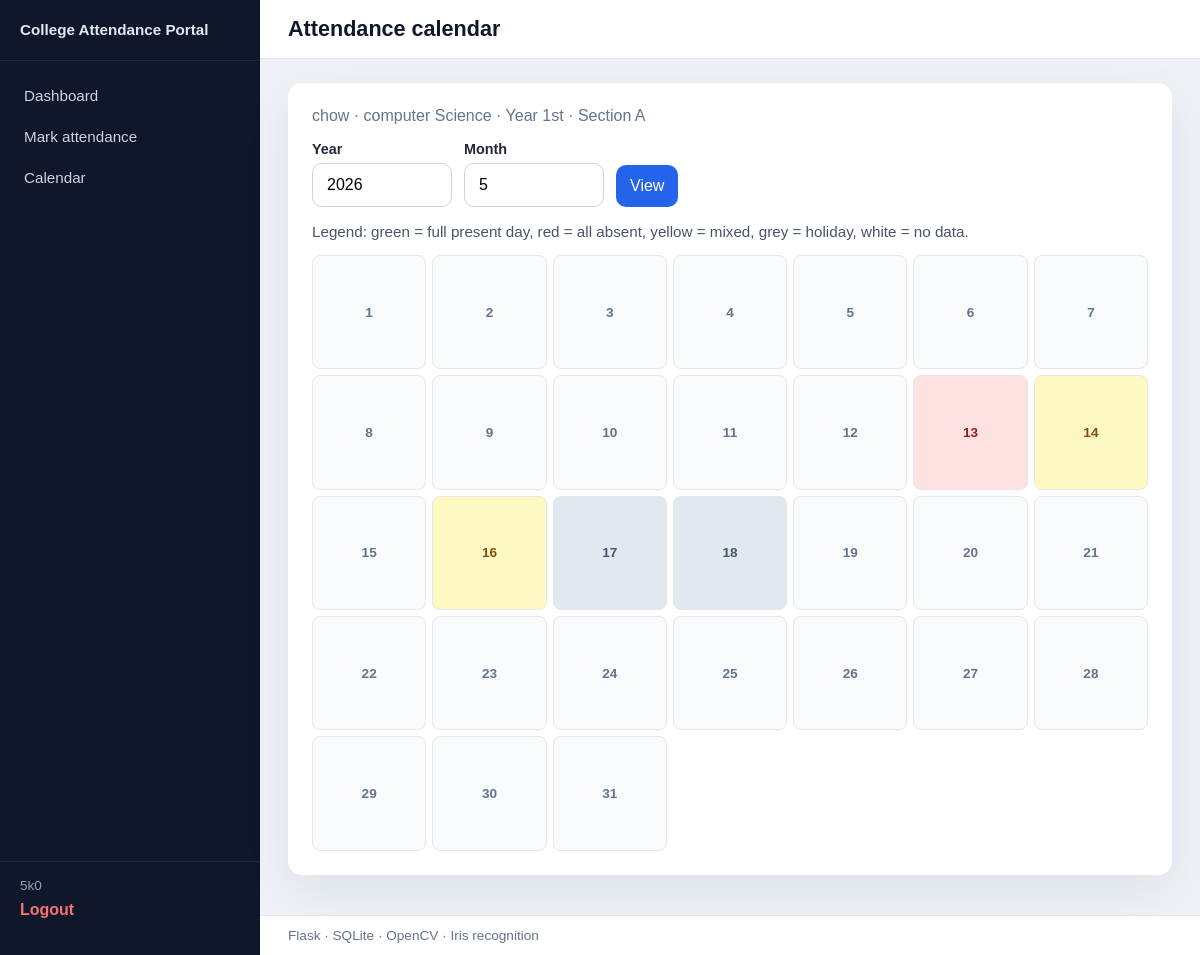
Page /calendar (signed in) on the committed database.
### tables this page shows
CREATE TABLE college_settings (
            key TEXT PRIMARY KEY,
            value TEXT NOT NULL
        );

CREATE TABLE students (
            student_id TEXT PRIMARY KEY,
            name TEXT NOT NULL,
            department_id INTEGER NOT NULL,
            branch_id INTEGER NOT NULL,
            section_id INTEGER NOT NULL, year TEXT NOT NULL DEFAULT '1st', username TEXT, password TEXT,
            FOREIGN KEY(department_id) REFERENCES departments(id),
            FOREIGN KEY(branch_id) REFERENCES branches(id),
            FOREIGN KEY(section_id) REFERENCES sections(id)
        );

CREATE TABLE branches (
            id INTEGER PRIMARY KEY AUTOINCREMENT,
            department_id INTEGER NOT NULL,
            name TEXT NOT NULL,
            FOREIGN KEY(department_id) REFERENCES departments(id),
            UNIQUE(department_id, name)
        );

CREATE TABLE sections (
            id INTEGER PRIMARY KEY AUTOINCREMENT,
            branch_id INTEGER NOT NULL,
            name TEXT NOT NULL,
            FOREIGN KEY(branch_id) REFERENCES branches(id),
            UNIQUE(branch_id, name)
        );

### app.py (the view)
@app.route("/calendar")
@student_required
def student_calendar():
    import calendar as calmod
    prof = student_profile(session["student_id"])
    year = request.args.get("year", type=int) or datetime.date.today().year
    month = request.args.get("month", type=int) or datetime.date.today().month
    conn = get_db_connection()
    flags = att.month_calendar_flags(conn, session["student_id"], year, month)
    conn.close()
    _, dim = calmod.monthrange(year, month)
    cells = []
    for day in range(1, dim + 1):
        iso = datetime.date(year, month, day).isoformat()
        cells.append({"day": day, "iso": iso, "flag": flags.get(iso, "none")})
    return render_template(
        "calendar.html",
        profile=prof,
        year=year,
        month=month,
        cells=cells,
    )

### app.py (called while the page is built)
def get_setting(key: str, default: str = "") -> str:
    conn = get_db_connection()
    row = conn.execute(
        "SELECT value FROM college_settings WHERE key = ?", (key,)
    ).fetchone()
    conn.close()
    return row["value"] if row else default

@app.context_processor
def inject_college():
    logo = get_setting("college_logo", "")
    logo_url = url_for("static", filename=logo) if logo else ""
    return {
        "college_name": get_setting("college_name", "College Attendance Portal"),
        "college_logo_url": logo_url,
    }

def student_required(view):
    @wraps(view)
    def wrapped(*args, **kwargs):
        if not session.get("login_id"):
            flash("Please log in to continue.")
            return redirect(url_for("login", next=request.path))
        if session.get("role") != "student":
            flash("You do not have permission to access that page.")
            return redirect(url_for("index"))
        return view(*args, **kwargs)
    return wrapped

def student_profile(student_id: str):
    conn = get_db_connection()
    row = conn.execute(
        """
        SELECT s.student_id, s.name, s.year, s.username,
               d.name AS dept_name, b.name AS branch_name, sec.name AS section_name,
               s.section_id
        FROM students s
        JOIN departments d ON d.id = s.department_id
        JOIN branches b ON b.id = s.branch_id
        JOIN sections sec ON sec.id = s.section_id
        WHERE s.student_id = ?
        """,
        (student_id,),
    ).fetchone()
    conn.close()
    return row

### attendance_service.py (called while the page is built)
def is_public_holiday(conn, iso_date: str) -> bool:
    row = conn.execute(
        "SELECT 1 FROM holidays WHERE date = ? LIMIT 1", (iso_date,)
    ).fetchone()
    return row is not None

def attendance_for_day(conn, student_id: str, iso_date: str) -> Dict[int, Any]:
    rows = conn.execute(
        """
        SELECT period, status, subject, attendance_type, marked_time
        FROM attendance
        WHERE student_id = ? AND date = ?
        """,
        (student_id, iso_date),
    ).fetchall()
    return {int(r["period"]): r for r in rows}

### database.py (called while the page is built)
def get_db_connection():
    conn = sqlite3.connect(
        str(DATABASE_PATH),
        timeout=30.0,
        check_same_thread=False,
    )
    conn.row_factory = sqlite3.Row
    conn.execute("PRAGMA foreign_keys = ON")
    conn.execute("PRAGMA busy_timeout = 30000")
    conn.execute("PRAGMA journal_mode = WAL")
    return conn

### templates/calendar.html (shortened to what this page needs)
{% extends 'base.html' %}
{% block heading %}Attendance calendar{% endblock %}
{% block content %}
<section class="page-section">
    <p class="muted">{{ profile['name'] }} · {{ profile['branch_name'] }} · Year {{ profile['year'] }} · Section {{ profile['section_name'] }}</p>
    <form method="get" class="filter-bar">
        <label>Year
            <input type="number" name="year" value="{{ year }}" min="2020" max="2035" />
        </label>
        <label>Month
            <input type="number" name="month" value="{{ month }}" min="1" max="12" />
        </label>
        <button type="submit" style="width:auto;">View</button>
    </form>
    <p class="hint">Legend: green = full present day, red = all absent, yellow = mixed, grey = holiday, white = no data.</p>
    <div class="cal-grid" style="margin-top:12px;">
        {% for c in cells %}
        <div class="cal-cell {{ c.flag }}" title="{{ c.iso }}">{{ c.day }}</div>
        {% endfor %}
    </div>
</section>
{% endblock %}

### templates/base.html (shortened to what this page needs)
<!DOCTYPE html>
<html lang="en">
<head>
    <link rel="stylesheet" href="{{ url_for('static', filename='css/style.css') }}" />
</head>
<body class="{% if session.get('login_id') %}app-shell{% endif %}">
{% if session.get('login_id') %}
<div class="layout-portal">
    <aside class="sidebar">
        <div class="sidebar-brand">
            <span class="sidebar-title">{{ college_name }}</span>
        </div>
        <nav class="sidebar-nav">
            {% if session.get('role') == 'admin' %}
                <a href="{{ url_for('admin_dashboard') }}">Dashboard</a>
                <a href="{{ url_for('add_department') }}">Departments</a>
                <a href="{{ url_for('add_branch') }}">Programs</a>
                <a href="{{ url_for('add_section') }}">Sections</a>
                <a href="{{ url_for('add_student') }}">Add student</a>
                <a href="{{ url_for('view_students') }}">Students</a>
                <a href="{{ url_for('admin_lecturers') }}">Lecturers</a>
                <a href="{{ url_for('admin_schedule') }}">Schedules</a>
                <a href="{{ url_for('admin_holidays') }}">Holidays</a>
                <a href="{{ url_for('admin_settings') }}">College settings</a>
                <a href="{{ url_for('admin_view_attendance') }}">Attendance</a>
                <a href="{{ url_for('admin_download') }}">Export CSV</a>
            {% elif session.get('role') in ('lecturer', 'teacher') %}
                <a href="{{ url_for('lecturer_dashboard') }}">Dashboard</a>
                <a href="{{ url_for('lecturer_edit_attendance') }}">Edit attendance</a>
            {% elif session.get('role') == 'student' %}
                <a href="{{ url_for('student_dashboard') }}">Dashboard</a>
                <a href="{{ url_for('student_attendance_page') }}">Mark attendance</a>
                <a href="{{ url_for('student_calendar') }}">Calendar</a>
            {% endif %}
        </nav>
        <div class="sidebar-footer">
            <span class="sidebar-user">{{ session.get('username') }}</span>
            <a href="{{ url_for('logout') }}" class="sidebar-logout">Logout</a>
        </div>
    </aside>
    <div class="layout-main">
        <header class="topbar">
            <h1 class="topbar-heading">{% block heading %}{% endblock %}</h1>
        </header>
        <div class="main-content">
{% endif %}
{% block content %}{% endblock %}
{% if session.get('login_id') %}
        </div>
        <footer class="site-footer-inner">Flask · SQLite · OpenCV · Iris recognition</footer>
    </div>
</div>
{% else %}
</main>
<footer class="site-footer">
    <div class="container">Flask · SQLite · OpenCV iris/eye recognition</div>
</footer>
{% endif %}
</body>
</html>

### static/css/style.css (style rules this page uses)
* { box-sizing: border-box; }
body { margin: 0; font-family: Arial, sans-serif; background: #f6f8fb; color: #1f2937; }
.muted { color: #64748b; margin-top: 0; }
.page-section { background: #ffffff; border-radius: 14px; padding: 24px; box-shadow: 0 16px 48px rgba(15, 23, 42, 0.07); }
label { display: grid; gap: 8px; font-weight: 600; }
input[type="text"], input[type="password"], input[type="search"], input[type="date"], input[type="number"], input[type="file"], select, button { width: 100%; padding: 12px 14px; border-radius: 10px; border: 1px solid #d1d5db; font-size: 1rem; }
button { cursor: pointer; background: #2563eb; color: #ffffff; border: none; transition: background 0.2s ease; }
.hint { font-size: 0.95rem; color: #475569; }
.app-shell { margin: 0; min-height: 100vh; background: #eef2f7; }
.layout-portal { display: flex; min-height: 100vh; }
.sidebar { width: 260px; flex-shrink: 0; background: #0f172a; color: #e2e8f0; display: flex; flex-direction: column; padding: 20px 0; }
.sidebar-brand { display: flex; align-items: center; gap: 12px; padding: 0 20px 20px; border-bottom: 1px solid #1e293b; }
.sidebar-title { font-weight: 700; font-size: 0.95rem; line-height: 1.3; }
.sidebar-nav { display: flex; flex-direction: column; gap: 4px; padding: 16px 12px; flex: 1; }
.sidebar-nav a { color: #cbd5e1; text-decoration: none; padding: 10px 12px; border-radius: 8px; font-weight: 500; font-size: 0.95rem; }
.sidebar-footer { padding: 16px 20px; border-top: 1px solid #1e293b; display: flex; flex-direction: column; gap: 8px; }
.sidebar-user { font-size: 0.85rem; color: #94a3b8; }
.sidebar-logout { color: #f87171; text-decoration: none; font-weight: 600; }
.layout-main { flex: 1; display: flex; flex-direction: column; min-width: 0; }
.topbar { background: #fff; border-bottom: 1px solid #e2e8f0; padding: 16px 28px; }
.topbar-heading { margin: 0; font-size: 1.35rem; color: #0f172a; }
.main-content { flex: 1; padding: 24px 28px 40px; }
.site-footer-inner { padding: 12px 28px; font-size: 0.85rem; color: #64748b; background: #fff; border-top: 1px solid #e2e8f0; }
.cal-grid { display: grid; grid-template-columns: repeat(7, 1fr); gap: 6px; font-size: 0.85rem; }
.cal-cell { aspect-ratio: 1; border-radius: 8px; display: flex; align-items: center; justify-content: center; font-weight: 600; border: 1px solid #e5e7eb; background: #fff; }
.cal-cell.holiday { background: #e2e8f0; color: #475569; }
.cal-cell.absent { background: #fee2e2; color: #991b1b; }
.cal-cell.mixed { background: #fef9c3; color: #854d0e; }
.cal-cell.none { background: #f8fafc; color: #64748b; }
.filter-bar { display: flex; flex-wrap: wrap; gap: 12px; margin-bottom: 16px; align-items: flex-end; }
.filter-bar label { display: flex; flex-direction: column; gap: 6px; font-size: 0.9rem; min-width: 120px; }
.filter-bar input { width: auto; min-width: 140px; }

### rows in the picture
college_settings: value "College Attendance Portal"
students: name "chow", year "1st"
branches: branch_name "computer Science"
sections: section_name "A"

### other values in the picture
{{ session.get('username') }} "5k0"
{{ c.day }} "1" "2" "3" "4" "5" "6" "7" "8" "9" "10" "11" "12" "13" "14" "15" "16" "17" "18" "19" "20" "21" "22" "23" "24" "25" "26" "27" "28" "29" "30" "31"
